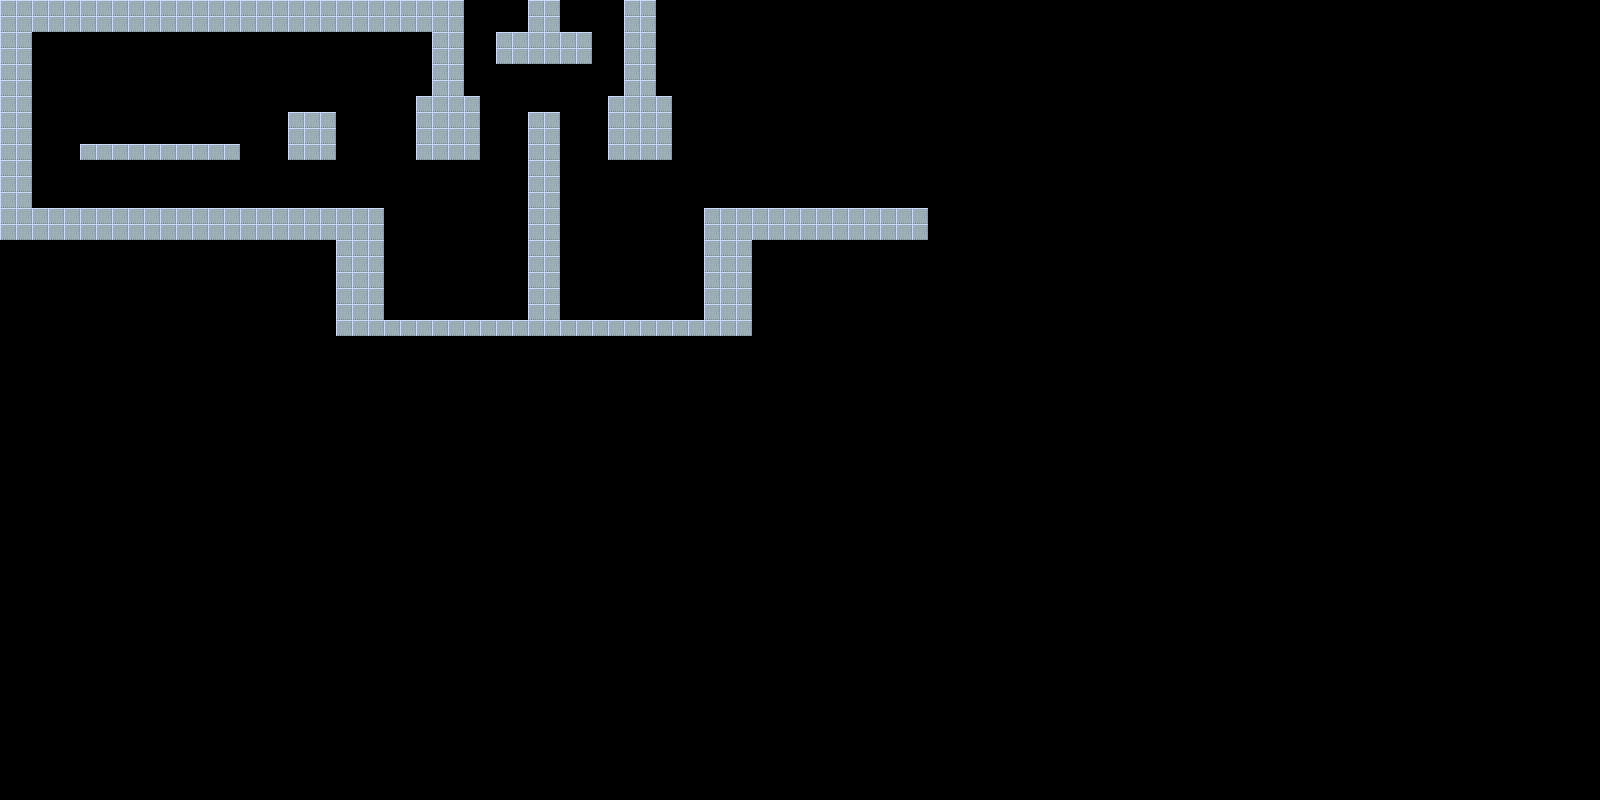

A level layout from a 2D game, rendered from its tile map. Below: a short description, then the map file with tile-grid data replaced by summaries:
An orthogonal 100x50 tile map with 16x16 px tiles, 1 tile layer (collision) and 4 objects (2x hurt, player,  ).

<map version="1.0" tiledversion="1.1.4" orientation="orthogonal" renderorder="right-down" width="100" height="50" tilewidth="16" tileheight="16" infinite="0" nextobjectid="12">
 <properties>
  <property name="title" value="A Test Level" />
 </properties>
 <tileset firstgid="1" name="grid" tilewidth="16" tileheight="16" tilecount="1" columns="1">
  <image source="../graphics/grid.png" width="16" height="16" />
 </tileset>
 <layer name="collision" width="100" height="50">
  <properties>
   <property name="collidable" type="bool" value="true" />
  </properties>
  <data>[5000 cells, 325 non-empty, 1 distinct tile ids]</data>
 </layer>
 <objectgroup name="entities">
  <object id="1" name="player" x="64" y="192" width="16" height="16" />
  <object id="3" name="exit" type=" " x="896" y="48" width="16" height="160" />
  <object id="7" name="hurt" x="384" y="304" width="320" height="16" />
  <object id="11" name="hurt" x="288" y="96" width="48" height="16" />
 </objectgroup>
</map>